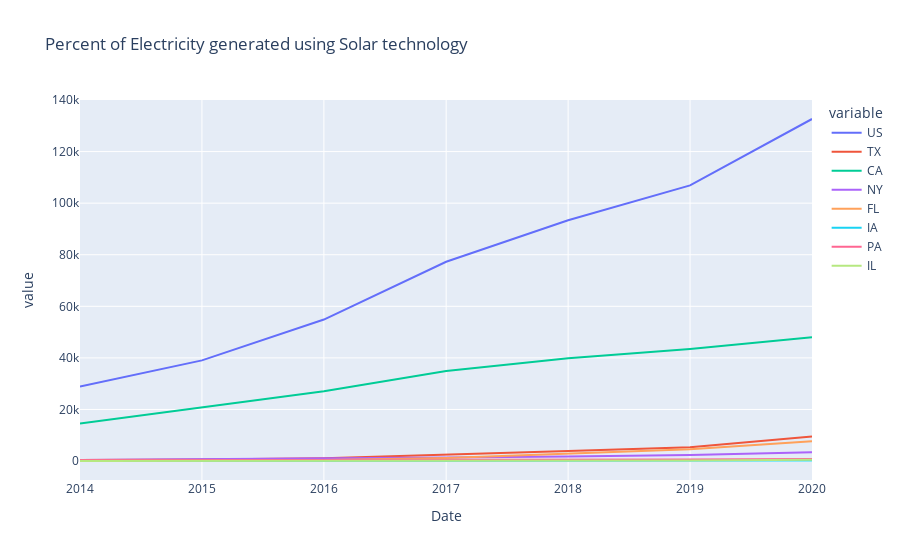

Notebook cell for this chart:
### Markdown cell above
# Solar

### Code cell
fig = px.line(solar_abs,title="Percent of Electricity generated using Solar technology")
fig.show()

### Figure 1 — Plotly figure (JSON) as saved in the notebook; plotly's stock layout.template omitted (floating-point values rounded to 4 significant figures)
{"data": [{"hovertemplate": "variable=US<br>Date=%{x}<br>value=%{y}<extra></extra>", "legendgroup": "US", "line": {"color": "#636efa", "dash": "solid"}, "mode": "lines", "name": "US", "orientation": "v", "showlegend": true, "type": "scatter", "x": ["2014-01-01T00:00:00", "2015-01-01T00:00:00", "2016-01-01T00:00:00", "2017-01-01T00:00:00", "2018-01-01T00:00:00", "2019-01-01T00:00:00", "2020-01-01T00:00:00"], "xaxis": "x", "y": [28920.0, 39030.0, 54870.0, 77280.0, 93360.0, 106900.0, 132600.0], "yaxis": "y"}, {"hovertemplate": "variable=TX<br>Date=%{x}<br>value=%{y}<extra></extra>", "legendgroup": "TX", "line": {"color": "#EF553B", "dash": "solid"}, "mode": "lines", "name": "TX", "orientation": "v", "showlegend": true, "type": "scatter", "x": ["2014-01-01T00:00:00", "2015-01-01T00:00:00", "2016-01-01T00:00:00", "2017-01-01T00:00:00", "2018-01-01T00:00:00", "2019-01-01T00:00:00", "2020-01-01T00:00:00"], "xaxis": "x", "y": [446.0, 624.2, 1122.0, 2665.0, 3921.0, 5366.0, 9519.0], "yaxis": "y"}, {"hovertemplate": "variable=CA<br>Date=%{x}<br>value=%{y}<extra></extra>", "legendgroup": "CA", "line": {"color": "#00cc96", "dash": "solid"}, "mode": "lines", "name": "CA", "orientation": "v", "showlegend": true, "type": "scatter", "x": ["2014-01-01T00:00:00", "2015-01-01T00:00:00", "2016-01-01T00:00:00", "2017-01-01T00:00:00", "2018-01-01T00:00:00", "2019-01-01T00:00:00", "2020-01-01T00:00:00"], "xaxis": "x", "y": [14610.0, 20830.0, 27040.0, 34960.0, 39900.0, 43490.0, 48010.0], "yaxis": "y"}, {"hovertemplate": "variable=NY<br>Date=%{x}<br>value=%{y}<extra></extra>", "legendgroup": "NY", "line": {"color": "#ab63fa", "dash": "solid"}, "mode": "lines", "name": "NY", "orientation": "v", "showlegend": true, "type": "scatter", "x": ["2014-01-01T00:00:00", "2015-01-01T00:00:00", "2016-01-01T00:00:00", "2017-01-01T00:00:00", "2018-01-01T00:00:00", "2019-01-01T00:00:00", "2020-01-01T00:00:00"], "xaxis": "x", "y": [420.8, 689.0, 1013.0, 1364.0, 1794.0, 2376.0, 3422.0], "yaxis": "y"}, {"hovertemplate": "variable=FL<br>Date=%{x}<br>value=%{y}<extra></extra>", "legendgroup": "FL", "line": {"color": "#FFA15A", "dash": "solid"}, "mode": "lines", "name": "FL", "orientation": "v", "showlegend": true, "type": "scatter", "x": ["2014-01-01T00:00:00", "2015-01-01T00:00:00", "2016-01-01T00:00:00", "2017-01-01T00:00:00", "2018-01-01T00:00:00", "2019-01-01T00:00:00", "2020-01-01T00:00:00"], "xaxis": "x", "y": [360.7, 380.0, 428.9, 1169.0, 2841.0, 4590.0, 7677.0], "yaxis": "y"}, {"hovertemplate": "variable=IA<br>Date=%{x}<br>value=%{y}<extra></extra>", "legendgroup": "IA", "line": {"color": "#19d3f3", "dash": "solid"}, "mode": "lines", "name": "IA", "orientation": "v", "showlegend": true, "type": "scatter", "x": ["2014-01-01T00:00:00", "2015-01-01T00:00:00", "2016-01-01T00:00:00", "2017-01-01T00:00:00", "2018-01-01T00:00:00", "2019-01-01T00:00:00", "2020-01-01T00:00:00"], "xaxis": "x", "y": [24.4, 41.03, 59.58, 94.19, 137.6, 175.9, 235.0], "yaxis": "y"}, {"hovertemplate": "variable=PA<br>Date=%{x}<br>value=%{y}<extra></extra>", "legendgroup": "PA", "line": {"color": "#FF6692", "dash": "solid"}, "mode": "lines", "name": "PA", "orientation": "v", "showlegend": true, "type": "scatter", "x": ["2014-01-01T00:00:00", "2015-01-01T00:00:00", "2016-01-01T00:00:00", "2017-01-01T00:00:00", "2018-01-01T00:00:00", "2019-01-01T00:00:00", "2020-01-01T00:00:00"], "xaxis": "x", "y": [314.1, 325.2, 361.3, 427.0, 478.9, 575.1, 775.5], "yaxis": "y"}, {"hovertemplate": "variable=IL<br>Date=%{x}<br>value=%{y}<extra></extra>", "legendgroup": "IL", "line": {"color": "#B6E880", "dash": "solid"}, "mode": "lines", "name": "IL", "orientation": "v", "showlegend": true, "type": "scatter", "x": ["2014-01-01T00:00:00", "2015-01-01T00:00:00", "2016-01-01T00:00:00", "2017-01-01T00:00:00", "2018-01-01T00:00:00", "2019-01-01T00:00:00", "2020-01-01T00:00:00"], "xaxis": "x", "y": [71.13, 76.17, 85.76, 110.5, 161.4, 250.7, 545.9], "yaxis": "y"}], "layout": {"legend": {"title": {"text": "variable"}, "tracegroupgap": 0}, "title": {"text": "Percent of Electricity generated using Solar technology"}, "xaxis": {"anchor": "y", "domain": [0, 1], "title": {"text": "Date"}}, "yaxis": {"anchor": "x", "domain": [0, 1], "title": {"text": "value"}}}}
